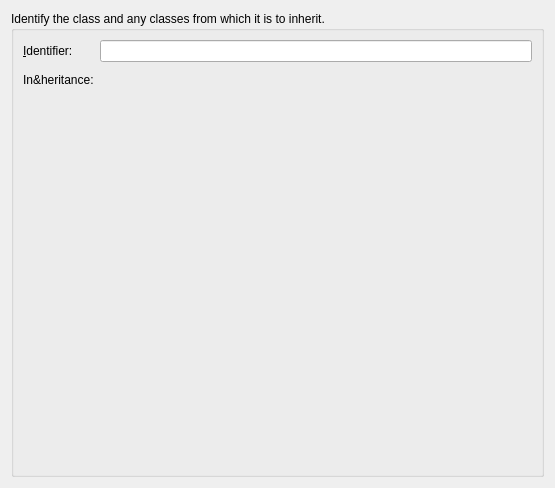
<?xml version="1.0" encoding="UTF-8"?>
<ui version="4.0">
 <class>NewClassDialog</class>
 <widget class="QWidget" name="NewClassDialog">
  <property name="geometry">
   <rect>
    <x>0</x>
    <y>0</y>
    <width>555</width>
    <height>488</height>
   </rect>
  </property>
  <layout class="QVBoxLayout" name="verticalLayout">
   <item>
    <widget class="QGroupBox" name="groupBox">
     <property name="title">
      <string>Identify the class and any classes from which it is to inherit.</string>
     </property>
     <layout class="QFormLayout" name="formLayout">
      <item row="0" column="0">
       <widget class="QLabel" name="identifierLabel">
        <property name="text">
         <string>&amp;Identifier:</string>
        </property>
        <property name="buddy">
         <cstring>identifierLineEdit</cstring>
        </property>
       </widget>
      </item>
      <item row="0" column="1">
       <widget class="QLineEdit" name="identifierLineEdit"/>
      </item>
      <item row="1" column="0">
       <widget class="QLabel" name="inheritanceLabel">
        <property name="text">
         <string>In&amp;heritance:</string>
        </property>
       </widget>
      </item>
      <item row="1" column="1">
       <widget class="KEditListWidget" name="keditlistwidget">
        <property name="sizePolicy">
         <sizepolicy hsizetype="MinimumExpanding" vsizetype="Preferred">
          <horstretch>0</horstretch>
          <verstretch>1</verstretch>
         </sizepolicy>
        </property>
       </widget>
      </item>
     </layout>
    </widget>
   </item>
  </layout>
 </widget>
 <customwidgets>
  <customwidget>
   <class>KEditListWidget</class>
   <extends>QWidget</extends>
   <header>KEditListWidget</header>
  </customwidget>
 </customwidgets>
 <resources/>
 <connections/>
</ui>
